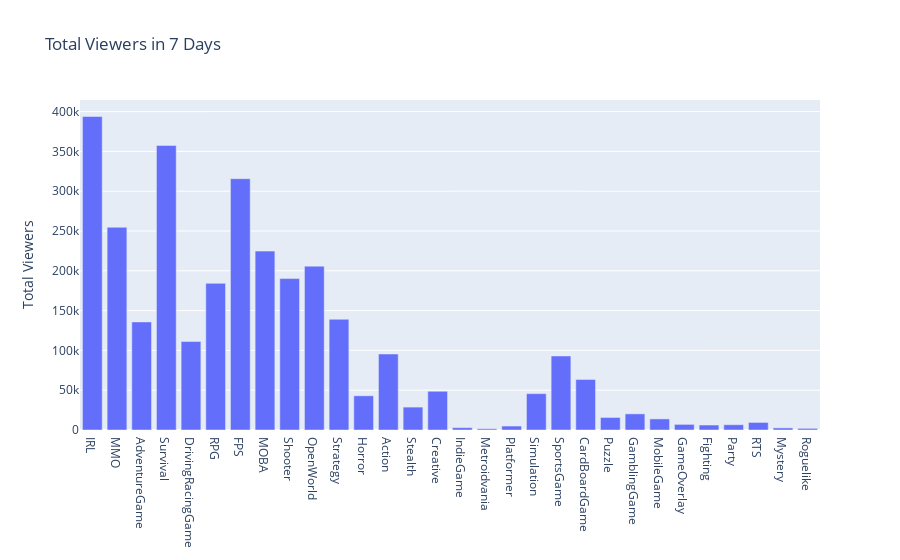

Write notebook code for a chart like this one.
### Code cell
def draw_total_viewers():
    data = {'tag': [], 'total': []}
    for key in cat.keys():
        data['tag'].append(key)
        sdf = df[df['id'].isin(cat[key])]
        total = sdf['Avg. viewers, 7 days'].sum()
        data['total'].append(total)
    trace = go.Bar(
        x=data['tag'],
        y=data['total'],
        name='Number of Games'
    )
    fig=go.Figure(data=[trace])
    fig.update_layout(
        title='Total Viewers in 7 Days',
        yaxis_title='Total Viewers',
    )
    pyo.iplot(fig, filename='stacked-bar')

draw_total_viewers()

### Figure 1 — Plotly figure (JSON) as saved in the notebook; plotly's stock layout.template omitted (floating-point values rounded to 4 significant figures)
{"data": [{"name": "Number of Games", "type": "bar", "x": ["IRL", "MMO", "AdventureGame", "Survival", "DrivingRacingGame", "RPG", "FPS", "MOBA", "Shooter", "OpenWorld", "Strategy", "Horror", "Action", "Stealth", "Creative", "IndieGame", "Metroidvania", "Platformer", "Simulation", "SportsGame", "CardBoardGame", "Puzzle", "GamblingGame", "MobileGame", "GameOverlay", "Fighting", "Party", "RTS", "Mystery", "Roguelike"], "y": [393861, 254661, 135771, 357496, 111154, 184264, 315745, 224736, 190237, 205854, 139086, 42965, 95482, 28769, 48663, 2967, 1545, 4965, 45635, 92994, 63566, 15754, 20266, 13929, 7059, 6249, 6624, 9494, 2631, 2045]}], "layout": {"title": {"text": "Total Viewers in 7 Days"}, "yaxis": {"title": {"text": "Total Viewers"}}}}
